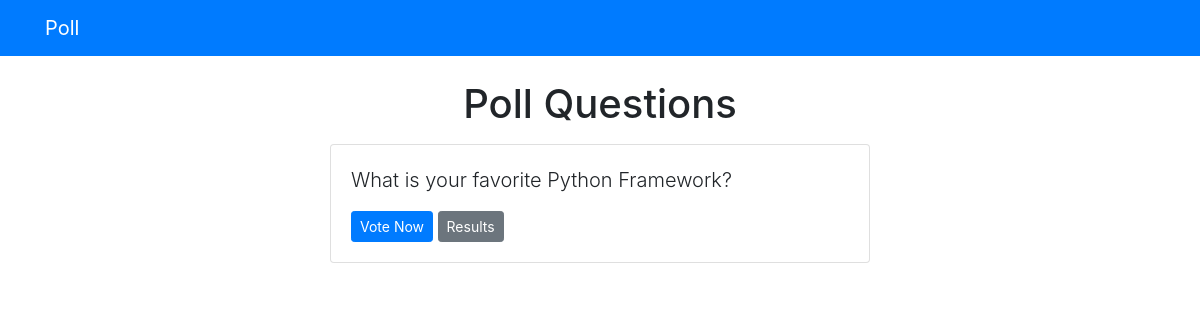
Page /app/ on the earlier database version.
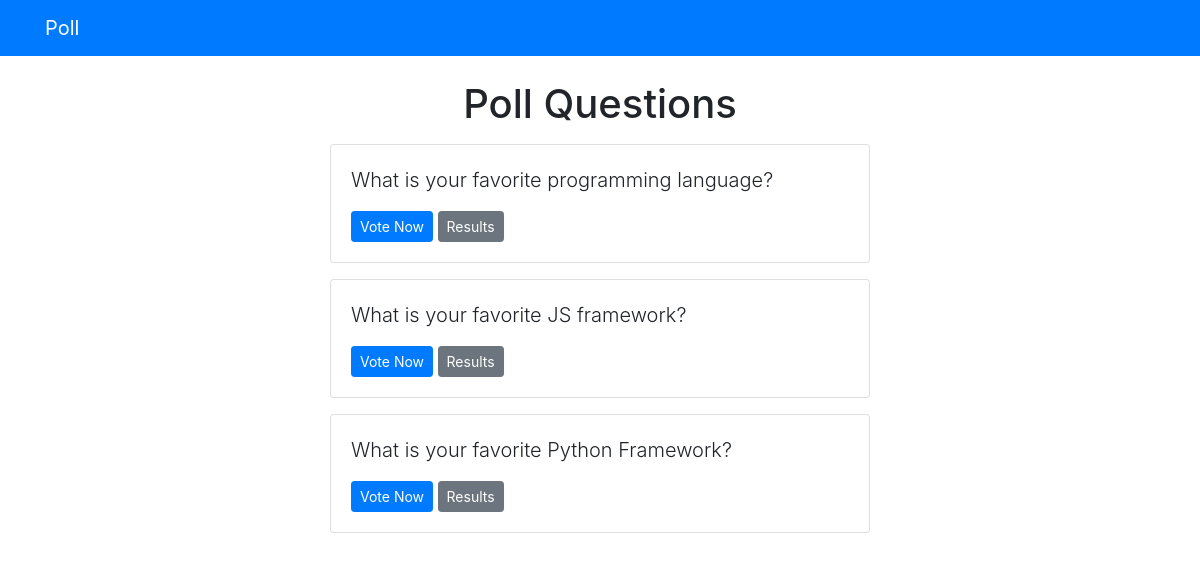
Same page on the later database version.
### app/models.py (models this page shows, shortened)
class Question(models.Model):
  question_text = models.CharField(max_length=200)
  pub_date = models.DateTimeField('date published')

### app/views.py (the view)
# urls.py: path('', views.index, name='index'),
def index(request):
  latest_question_list = Question.objects.order_by('-pub_date')[:5]
  context = {'latest_question_list': latest_question_list}
  return render(request, 'app/index.html', context)

### templates/app/index.html (shortened to what this page needs)
{% extends 'base.html' %}
{% block content %}
  <h1 class="text-center mb-3">Poll Questions</h1>
  {% if latest_question_list %}
    {% for question in latest_question_list %}
      <div class="card mb-3">
        <div class="card-body">
          <p class="lead">
            {{ question.question_text }}
          </p>
          <a href="{% url 'app:detail' question.id %}" class="btn btn-primary btn-sm">Vote Now</a>
          <a href="{% url 'app:results' question.id %}" class="btn btn-secondary btn-sm">Results</a>
        </div>
      </div>
    {% endfor %}
  {% endif %}
{% endblock %}

### templates/base.html (shortened to what this page needs)
<!DOCTYPE html>
<html lang="en">
<head>
  <link rel="stylesheet" href="https://stackpath.bootstrapcdn.com/bootstrap/4.4.1/css/bootstrap.min.css">
</head>
<body>
  {% include 'partials/_navbar.html'%}
  <div class="container">
    <div class="row">
      <div class="col-md-6 m-auto">
        {% block content %}{% endblock %}
      </div>
    </div>
  </div>
</body>
</html>

### templates/partials/_navbar.html
<nav class="navbar navbar-dark bg-primary mb-4">
	<div class="container">
		<a class="navbar-brand" href="/">Poll</a>
	</div>
</nav>

Differences in the rows shown:
added Question: question_text "What is your favorite programming language?"
added Question: question_text "What is your favorite JS framework?"
